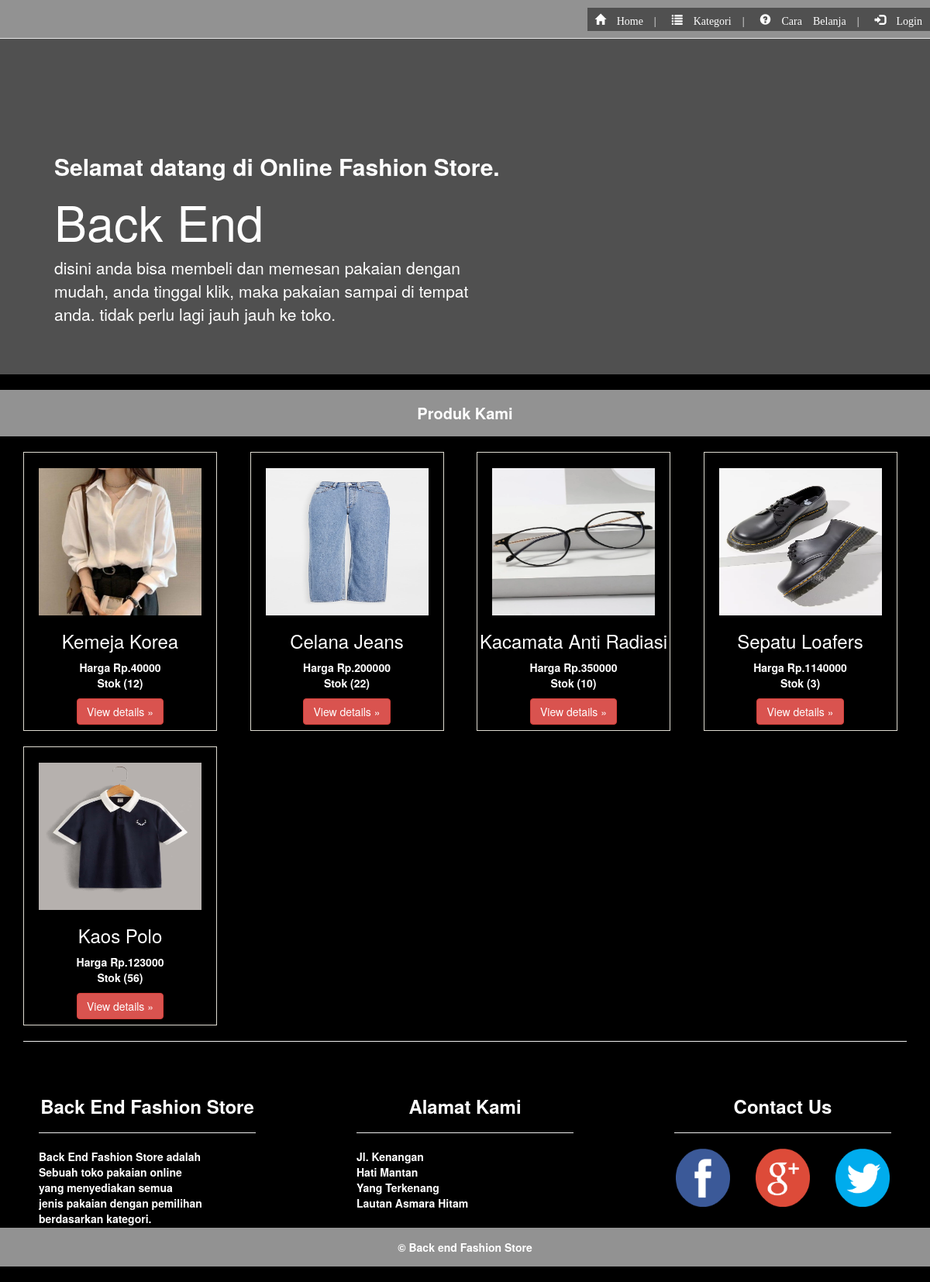
The page / on the database its author committed.
### tables this page shows
CREATE TABLE `buku` (
  `id_buku` int(11) NOT NULL,
  `id_ketegori` int(11) NOT NULL,
  `judul` varchar(50) NOT NULL,
  `gambar` text NOT NULL,
  `penerbit` varchar(100) NOT NULL,
  `pengarang` varchar(100) NOT NULL,
  `halaman` varchar(5) NOT NULL,
  `harga` varchar(10) NOT NULL,
  `stok` varchar(10) NOT NULL
);

### index.php (the view, shortened to what this page needs)
<!DOCTYPE html>
<html lang="en">
  <head>
    <link href="css/bootstrap.min.css" rel="stylesheet">
    <link href="css/style.css" rel="stylesheet">
  </head>
  <body>
    <nav class="navbar navbar-default navbar-fixed-top" style="background:#929292;">
      <div class="container-fluid">
        <div class="collapse navbar-collapse">
        <div class="nav navbar-nav navbar-right">
         <ul id="nav">
          <li ><a href="index.php" style="color:#fff;"><span class="glyphicon glyphicon-home"> Home | </span></a></li>
          <li><a href="" style="color:#fff;" ><span class="glyphicon glyphicon-list"> Kategori | </span></a>
<li><?php include("kat.php");?></li>
</li>
          <li class="a"><a href="cara_pesan.php" style="color:#fff;"><span class="glyphicon glyphicon-question-sign"> Cara Belanja | </span></a></li>
          <li class="a"><a href="login.php" style="color:#fff;"><span class="glyphicon glyphicon-log-in"> Login</span></a></li>
          </ul>
          </div>
      </div>
    </nav>
     <?php if(!$_GET){
      ?>
      <div class="jumbotron" style="background-color: #505050;">
      <div class="row">
        <div class="col-md-6" style="margin-left:70px; margin-top: 80px;">
        <h2><b>Selamat datang di Online Fashion Store.<h1 style="color:#ffffff;">Back End</h1></h2>
        <p>disini anda bisa membeli dan memesan pakaian dengan mudah, anda tinggal klik, maka pakaian sampai di tempat anda. tidak perlu lagi jauh jauh ke toko.</p>
        </div>
        </div>
        </div>
        <br />
  <?php } else {?>
      <br />
      <br />
    <?php } ?>
<div style="margin-top: -30px; width:100%,height:50px;text-align:center;background:#929292;color:#fff;line-height:60px;font-size:20px;">
<b>Produk Kami</b>
</div>
    <div class="container">
      <div class="row">
      <?php
      @$idkat = $_GET['id'] ;
      $qrybukukat = mysqli_query($con,"SELECT * from buku where id_ketegori='$idkat'");
      $qrybuku= mysqli_query($con,"SELECT * from buku");
      if($idkat==0){
      while($buku = mysqli_fetch_array($qrybuku)) {
      ?>
        <div class="col-md-3" style="margin-top:20px;">
        <div class="buku">
        <center><img src="gambar/<?php echo $buku['gambar'] ?>" style="margin-top:20px; width:210px;height:190px;"></center>
         <h3 style="text-align:center; color:#ffffff;"><?php echo $buku['judul'] ?></h3>
          <center><b>Harga</b> Rp.<?php echo $buku['harga']; ?></center>
          <center><b>Stok</b> (<?php echo $buku['stok']; ?>)</center>
          <center><a class="btn btn-danger" href="detail.php?id=<?php echo $buku['id_buku'] ?>" role="button" style="margin-top:10px;">View details &raquo;</a></center>
         </div>
        </div>
        <?php } }
        else{ while($buku1 = mysqli_fetch_array($qrybukukat)){?>
            <div class="col-md-3" style="margin-top:20px;">
        <div class="buku">
        <center><img src="gambar/<?php echo $buku1['gambar'] ?>" style="margin-top:20px;width:210px;height:190px;"></center>
        <h3 style="text-align:center; color:#ffffff; "><?php echo $buku1['judul'] ?></h3>
          <center><b>Harga</b> Rp.<?php echo $buku1['harga']; ?></center>
          <center><b>Stok</b> (<?php echo $buku1['stok']; ?>)</center>
          <center><a class="btn btn-danger" href="detail.php?id=<?php echo $buku1['id_buku'] ?>" role="button" style="margin-top:10px;">View details &raquo;</a></center>
         </div>
        </div>
          <?php }} ?>
      </div>
      <hr>
    </div>
    <div class="footer" style="width:100%;height:270px;color:#fff;background:#929292;">
      <div class="row" style="background:#000000;">
      <div class="col-md-4">
      <div style="margin:50px;height:120px;">
        <center>
        <ul>
          <li style="color:#ffffff"><h3><b>Back End Fashion Store</b></h3></li>
        </ul></center>
          <hr>
        <ul>
          <li><b>Back End Fashion Store</b> adalah</li>
          <li>Sebuah toko pakaian online</li>
          <li>yang menyediakan semua</li>
          <li>jenis pakaian dengan pemilihan</li>
          <li>berdasarkan kategori.</li>
        </ul>
      </div>
      </div>
      <div class="col-md-4">
      <div style="margin:50px;height:120px;">
        <center>
        <ul>
          <li style="color:#ffffff"><h3><b>Alamat Kami</b></h3></li>
        </ul></center>
          <hr>
          <ul>
          <li>Jl. Kenangan</li>
          <li>Hati Mantan</li>
          <li>Yang Terkenang</li>
          <li>Lautan Asmara Hitam</li>
        </ul>
      </div>
      </div>
      <div class="col-md-4">
      <div style="margin:50px;height:120px;">
        <center>
        <ul>
          <ul>
          <li style="color:#ffffff"><h3><b>Contact Us</b></h3></li>
          <hr>
         <div class="row">
          <div class="col-md-4">
          <a href="www.fecebook.com"><img src="images/fb.png" style="width:70px;height:75px;  "></a>
          </div>
          <div class="col-md-4">
          <a href="www.googleplus.com"><img src="images/gp.png" style="width:70px;height:75px;"></a>
          </div>
          <div class="col-md-4">
          <a href=""><img src="images/Twitter.png" style="width:70px;height:75px;"></a>
          </div>
         </div>
        </ul>
        </center>
      </div>
      </div>
      </div>
        <div class="copyright" style="line-height:50px;">
        <center>&copy; Back end Fashion Store</center>
        </div>
      </div>
  </body>
</html>

### css/style.css (style rules this page uses)
body { padding-top: 50px; padding-bottom: 20px; background: #000000; color:#fff; }
.buku { width: 250px; height:360px; border:1px solid #dedbd1; }
ul { list-style-type: none; padding: 0; margin: 0; }
ul#nav { margin-top: 10px; }
ul#nav li { background:#505050;float: left;color:#fff; }
ul#nav li a { display: block;padding: 5px 10px;color: #fff; }

### rows shown on the page
buku: gambar (picture), judul "Kemeja Korea", harga "40000", stok "12"
buku: gambar (picture), judul "Celana Jeans", harga "200000", stok "22"
buku: gambar (picture), judul "Kacamata Anti Radiasi", harga "350000", stok "10"
buku: gambar (picture), judul "Sepatu Loafers", harga "1140000", stok "3"
buku: gambar (picture), judul "Kaos Polo", harga "123000", stok "56"
